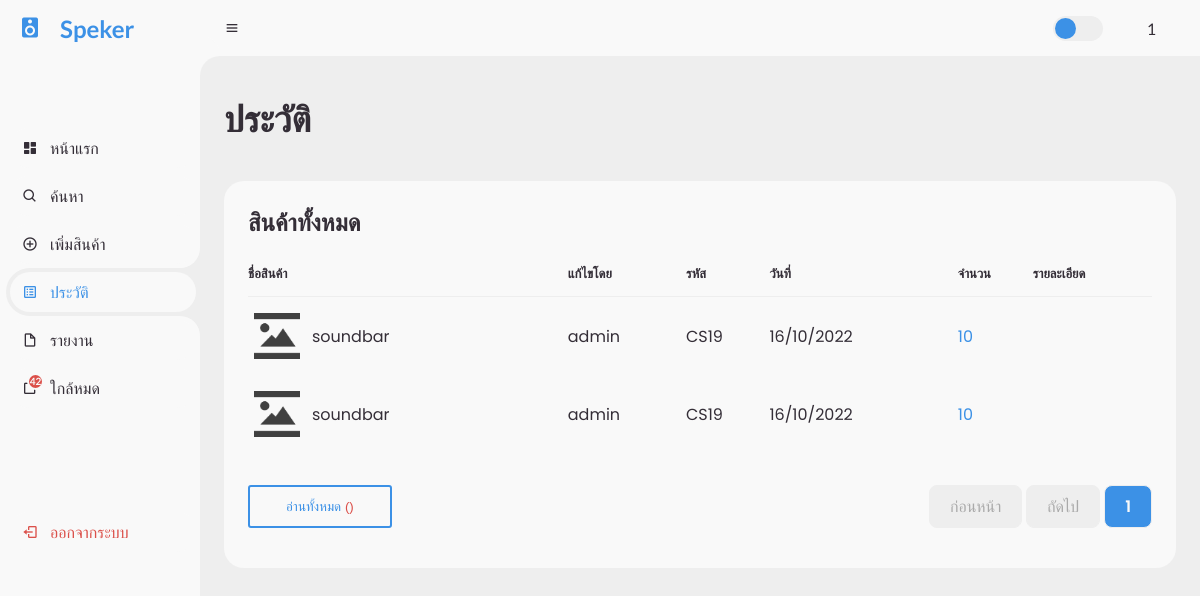
Screenshot of /notification.php (signed in) with the database file from the repository.
### tables this page shows
CREATE TABLE `log` (
  `id` int(11) NOT NULL,
  `id_product` int(11) NOT NULL,
  `id_account` varchar(10000) NOT NULL,
  `amount` int(11) NOT NULL,
  `specs` varchar(1000) NOT NULL,
  `datetime` datetime NOT NULL DEFAULT current_timestamp(),
  `status` int(11) NOT NULL,
  `read` int(1) NOT NULL DEFAULT 0
);

CREATE TABLE `product` (
  `id` int(11) NOT NULL,
  `code` varchar(5) NOT NULL,
  `name` varchar(255) NOT NULL,
  `stock` int(11) NOT NULL,
  `price` decimal(10,0) NOT NULL,
  `detail` varchar(1000) NOT NULL,
  `image_path` varchar(255) NOT NULL,
  `create_date` datetime NOT NULL DEFAULT current_timestamp()
);

### function/notify.php (called while the page is built)
<?php
  include('./config/connect.php');
  $sql11 = "SELECT * FROM setting";
  $query11 = mysqli_query($connect, $sql11);
  $rows11 = mysqli_num_rows($query11);
  $notify11 = 10;
  if ($rows11 < 1){
    $sql11 = "INSERT INTO setting (notify) VALUES ($notify11)";
    $query11 = mysqli_query($connect, $sql11);
  } else {
    $data11 = mysqli_fetch_assoc($query11);
    $notify11 = $data11['notify'];
  }
  $sql11 = "SELECT COUNT(*) as total FROM product WHERE product.stock <= $notify11";
  $query11 = mysqli_query($connect, $sql11);
  $data11 = mysqli_fetch_assoc($query11);
  $stock11 = $data11['total'];
?>

### notification.php (the view, shortened to what this page needs)
<?php
  include('./config/connect.php');
  include('./function/notify.php');
  $id = $_SESSION['id'];
  if (!$id) {
    header( "location: login.php" );
    exit(0);
  } else {
    $username = $_SESSION['username'];
  }
  $perpage = 5;
  $page = 1;
  if (isset($_GET['page'])) {
    $page = $_GET['page'];
  } else {
    $page = 1;
  }
  $start = ($page - 1) * $perpage;
  $sql = "SELECT * FROM log INNER JOIN product ON log.id_product = product.id WHERE log.read = 0 ORDER BY log.datetime DESC limit $start,$perpage";
  $query = mysqli_query($connect, $sql);
  $sql2 = "SELECT COUNT(*) as total FROM log WHERE log.read = 0";
  $query2 = mysqli_query($connect, $sql2);
  $data2 = mysqli_fetch_assoc($query2);
  $total_page = ceil($data2['total'] / $perpage);
?>
<!DOCTYPE html>
<html lang="en">
<head>
  <link href="https://unpkg.com/boxicons@2.0.9/css/boxicons.min.css" rel="stylesheet" />
  <link rel="stylesheet" href="./css/style.css" />
</head>
<body>
  <section id="sidebar">
    <a href="index.php" class="brand">
      <i class="bx bxs-speaker"></i>
      <span class="text">Speker</span>
    </a>
    <ul class="side-menu top">
      <li>
        <a href="index.php">
          <i class="bx bxs-dashboard"></i>
          <span class="text">หน้าแรก</span>
        </a>
      </li>
      <li>
        <a href="search.php">
          <i class="bx bx-search"></i>
          <span class="text">ค้นหา</span>
        </a>
      </li>
      <li>
        <a href="add.php">
          <i class="bx bx-plus-circle"></i>
          <span class="text">เพิ่มสินค้า</span>
        </a>
      </li>
      <li class="active">
        <a href="log.php">
          <i class='bx bx-spreadsheet'></i>
          <span class="text">ประวัติ</span>
        </a>
      </li>
      <li>
        <a href="report.php">
          <i class='bx bx-file-blank'></i>
          <span class="text">รายงาน</span>
        </a>
      </li>
      <li>
        <a href="stock.php" style="position: relative;">
          <span class="text">ใกล้หมด</span>
          <?php
            if ($stock11 > 0) {
              echo "<span class='notify'>$stock11</span>";
            }
          ?>
        </a>
      </li>
    </ul>
    <ul class="side-menu">
      <li>
      </li>
      <li>
        <a href="logout.php" class="logout">
          <i class="bx bx-log-out"></i>
          <span class="text">ออกจากระบบ</span>
        </a>
      </li>
    </ul>
  </section>
  <section id="content">
    <nav>
      <div class="menu">
        <i class="bx bx-menu"></i>
      </div>
      <label for="switch-mode" class="switch-mode"></label>
      <a href="profile.php" class="profile">
        <?php echo $username; ?>
      </a>
    </nav>
    <main>
      <div class="head-title">
        <div class="left">
          <h1>ประวัติ</h1>
        </div>
      </div>
      <div class="table-data">
        <div class="order">
          <div class="head">
            <h3>สินค้าทั้งหมด</h3>
          </div>
          <table>
            <thead>
              <tr>
                <th>ชื่อสินค้า</th>
                <th>แก้ไขโดย</th>
                <th>รหัส</th>
                <th>วันที่</th>
                <th>จำนวน</th>
                <th>รายละเอียด</th>
              </tr>
            </thead>
            <tbody>
              <?php
                while ($data = mysqli_fetch_array($query)) {
              ?>
              <tr>
                <td>
                  <?php if ($data['image_path']) {
                      echo "<img src ='$data[image_path]'/>";
                    } else {
                      echo "<img src ='./img/default/default.png' />";
                    }
                  ?>
                  <p><?php echo "$data[name]"; ?></p>
                </td>
                <td><?php echo "$data[id_account]"; ?></td>
                <td><?php echo "$data[code]"; ?></td>
                <td>
                  <?php
                    $date = date('d/m/Y', strtotime($data["datetime"]));
                    echo "$date";
                  ?>
                </td>
                <td>
                  <?php
                    if ($data['status'] == 0) {
                      echo "<span class='text-blue'>$data[amount]</span>";
                    } else if ($data['status'] == 1) {
                      echo "<span class='text-red'>-$data[amount]</span>";
                    }
                  ?>
                </td>
                <td><?php echo "$data[specs]"; ?></td>
              </tr>
              <?php } ?>
            </tbody>
          </table>
          <div>
            <ul class="page" style="justify-content: space-between;">
              <form action="notification.php" method="post" style="display: flex;">
                <button type="submit" name="submit" class="btn-submit">อ่านทั้งหมด <?php
                echo "<span style='color: #db504a;'>($amount)</span>";
                ?></button>
              </form>
              <div style="display: flex; gap: 0.25rem;">
                <?php
                  if ($page == 1 ) {
                    echo "<a href='#' class='disabled'><li>ก่อนหน้า</li></a>";
                  } else {
                    $pervious = $page - 1;
                    echo "<a href='log.php?page=$pervious'><li>ก่อนหน้า</li></a>";
                  }
                  if ($page == $total_page ) {
                    echo "<a href='#' class='disabled'><li>ถัดไป</li></a>";
                  } else {
                    $next = $page + 1;
                    echo "<a href='log.php?page=$next'><li>ถัดไป</li></a>";
                  }
                  if ($total_page < 7) {
                    for ($i = 1 ; $i <= $total_page; $i++) {
                      if ($i == $page) {
                        echo "<a href='log.php?page=$i' class='active'><li>$i</li></a>";
                      } else {
                        echo "<a href='log.php?page=$i'><li>$i</li></a>";
                      }
                    }
                  }
                ?>
              </div>
            </ul>
          </div>
        </div>
      </div>
    </main>
  </section>
</body>
</html>

### rows the page displays
log: id_product.name "soundbar", id_account "admin", id_product.code "CS19", datetime "16/10/2022", amount "10"
log: id_product.name "soundbar", id_account "admin", id_product.code "CS19", datetime "16/10/2022", amount "10"

### other values shown
$stock11 "42"
$username "1"
